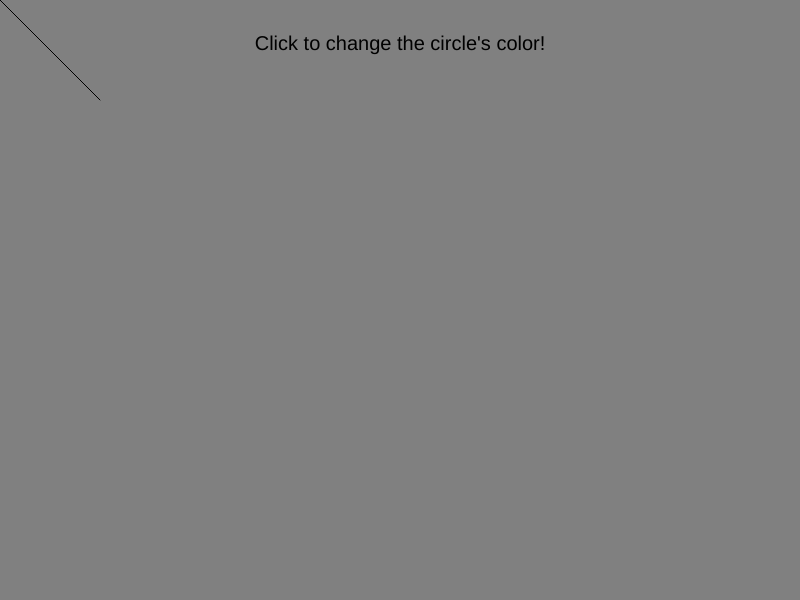
Frame 1 (no input)
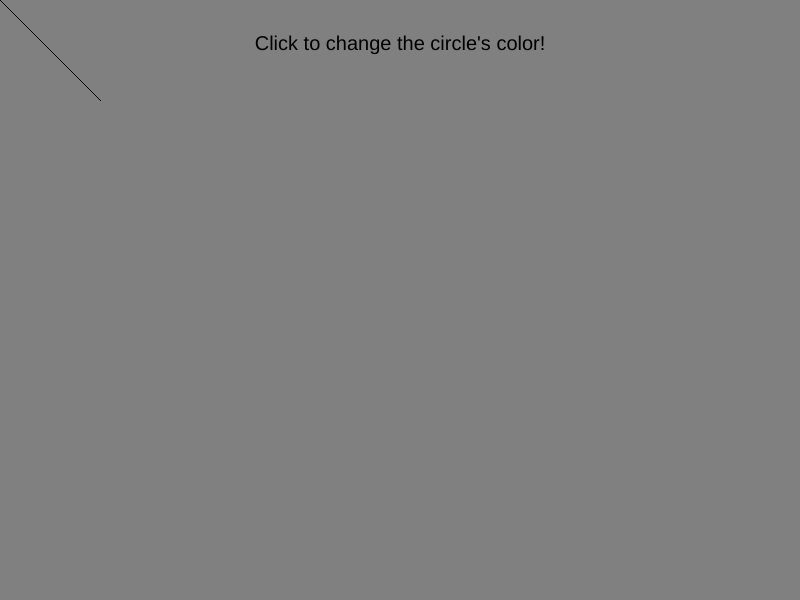
Frame 60 (no input)
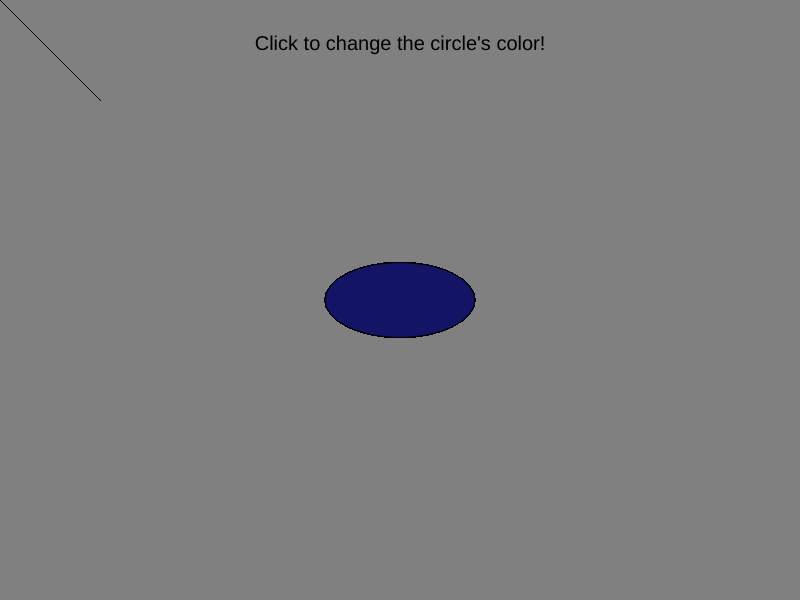
Frame 120 (the mouse pressed at the canvas centre since frame 60)

The p5.js sketch that drew these frames (run headless with seeded random() and noise() and a simulated clock; from frame 60 on, the mouse is pressed at the canvas centre):

// p5.js sketch
// ── sketch.js
var ellipseX = 100;
var ellipseY = 200;

function setup() {
  // Canvas the canvas
  createCanvas(displayWidth,displayHeight);
  background('Grey');

  // Draw static text
  fill(0);
  textSize(20);
  textAlign(CENTER);
  text("Click to change the circle's color!" , width / 2, 50);
}

function draw() {
  // Fill Color
  fill(20, 20, 100);

  if(mouseIsPressed){
    ellipse(mouseX,mouseY, 150, 75);
  }
else {
  line(mouseX,mouseY,100,100);
 }

}
